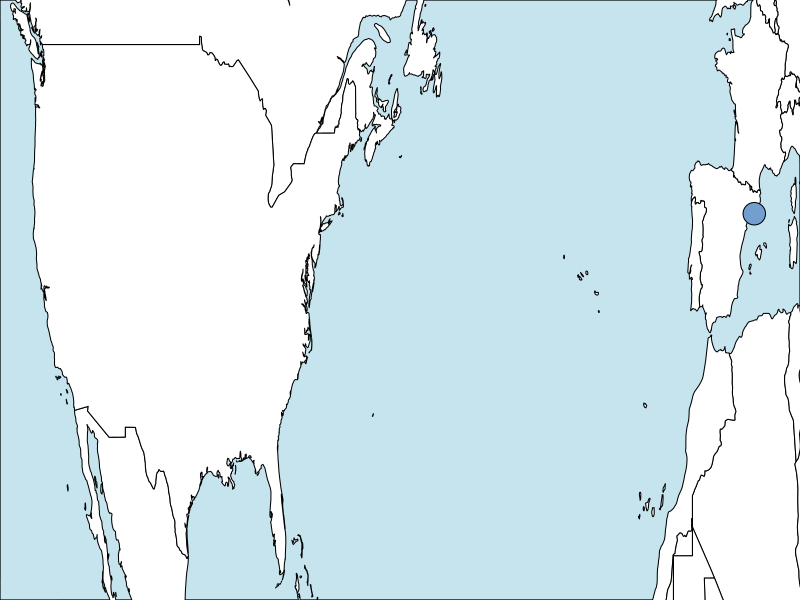
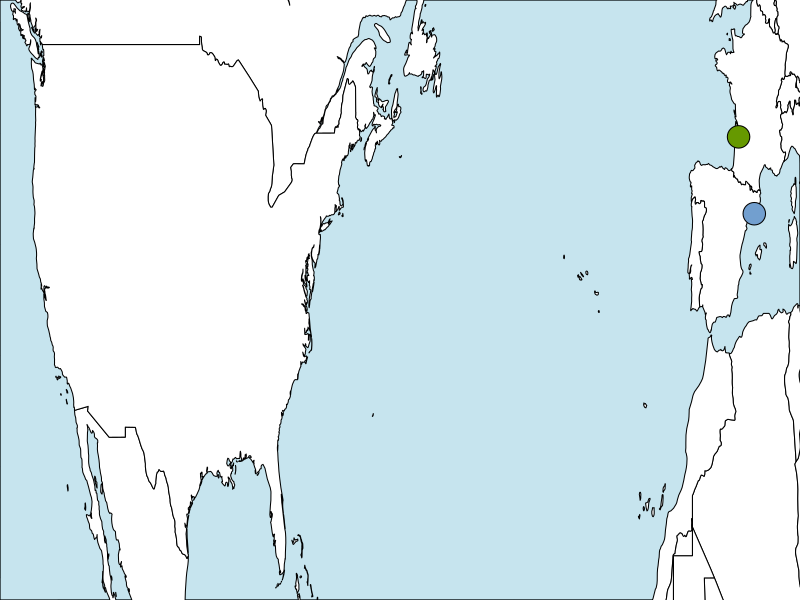
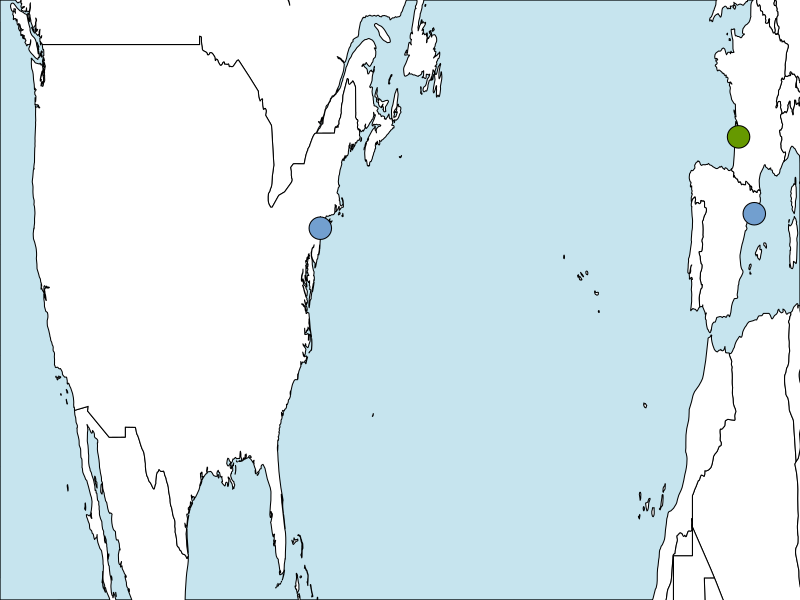
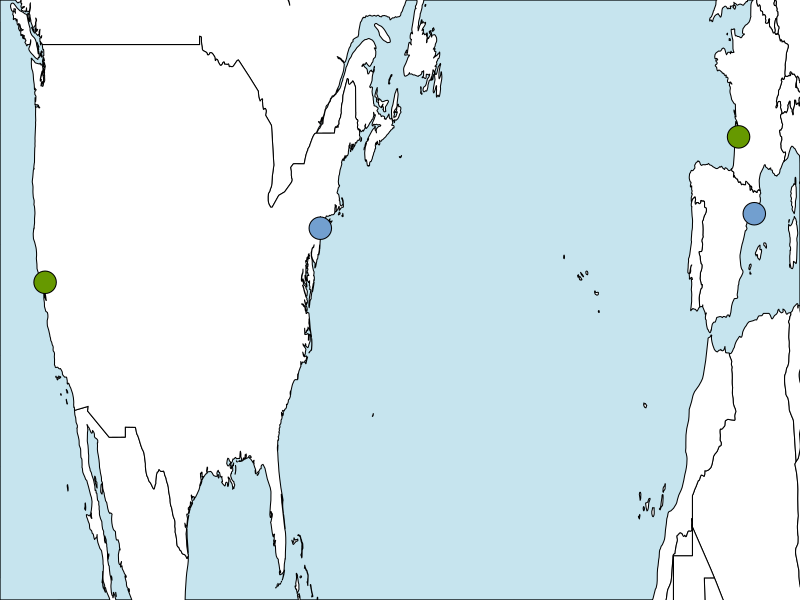
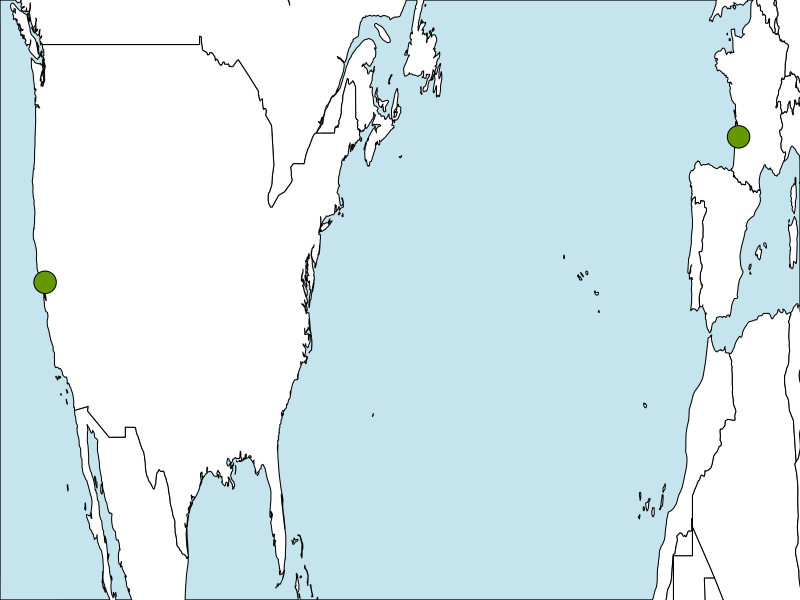
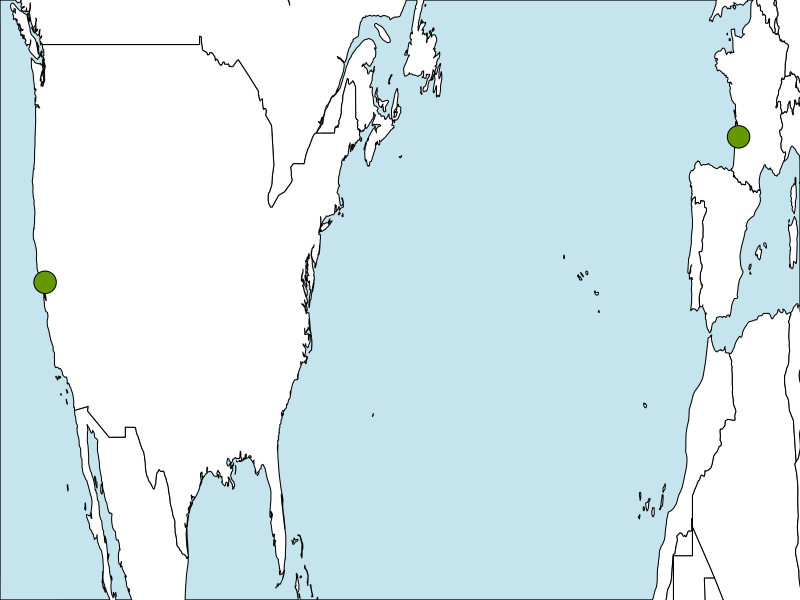

These charts were generated, in order, by the following R code:
library(scales)
require(maps)

cols=c(rgb(114,159,207,maxColorValue=255),rgb(102,153,0,maxColorValue=255))
names(cols)=c("conso","prod")
    coor=read.csv("test-loc.csv",sep=",")
for(i in 1:4){
    coo=coor[1:i,]
    svg(paste("images/map",i,".svg",sep=""),width=10,height=4,res=300,units="in")
    par(mar=rep(0,4))
    plot(coo$lat,coo$lon,col="red",pch=20,axes=T,ylab="",xlab="",ylim=c(25,50),xlim=c(-125,5))
    rect(par("usr")[1], par("usr")[3], par("usr")[2], par("usr")[4], col = alpha("light blue",.7))
    world=map("world",add=T,fill=T,col="white")
    points(coo$lat,coo$lon,bg=cols[coo$Type],col="black",pch=21,cex=3)
    dev.off()
}

coo=coor[coor$Type=="prod",]
    tiff("images/mapProd.tiff",width=10,height=4,res=300,units="in")
    par(mar=rep(0,4))
    plot(coo$lat,coo$lon,col="red",pch=20,axes=T,ylab="",xlab="",ylim=c(25,50),xlim=c(-125,5))
    rect(par("usr")[1], par("usr")[3], par("usr")[2], par("usr")[4], col = alpha("light blue",.7))
    world=map("world",add=T,fill=T,col="white")
    points(coo$lat,coo$lon,bg=cols[coo$Type],col="black",pch=21,cex=3)
    dev.off()

coo=coor[coor$Type=="prod",]
    svg("images/mapProd.svg",width=10,height=4)
    par(mar=rep(0,4))
    plot(coo$lat,coo$lon,col="red",pch=20,axes=T,ylab="",xlab="",ylim=c(25,50),xlim=c(-125,5))
    rect(par("usr")[1], par("usr")[3], par("usr")[2], par("usr")[4], col = alpha("light blue",.7))
    world=map("world",add=T,fill=T,col="white")
    points(coo$lat,coo$lon,bg=cols[coo$Type],col="black",pch=21,cex=3)
    dev.off()
